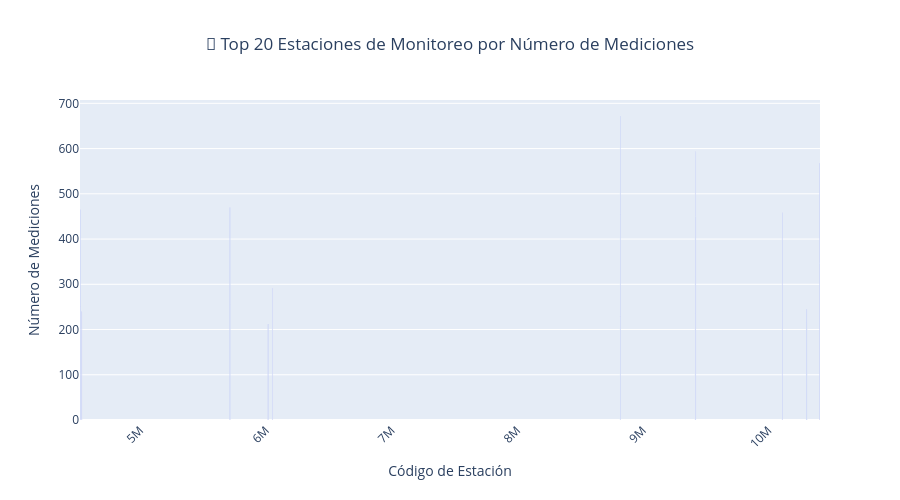
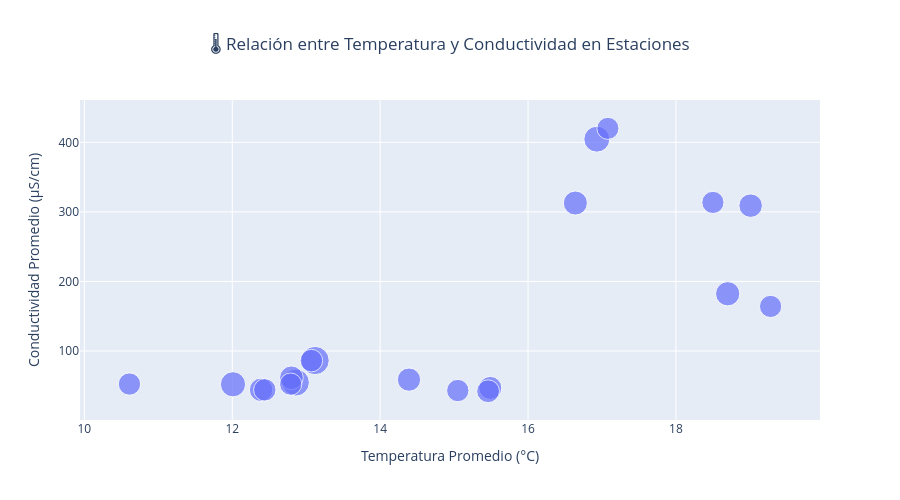
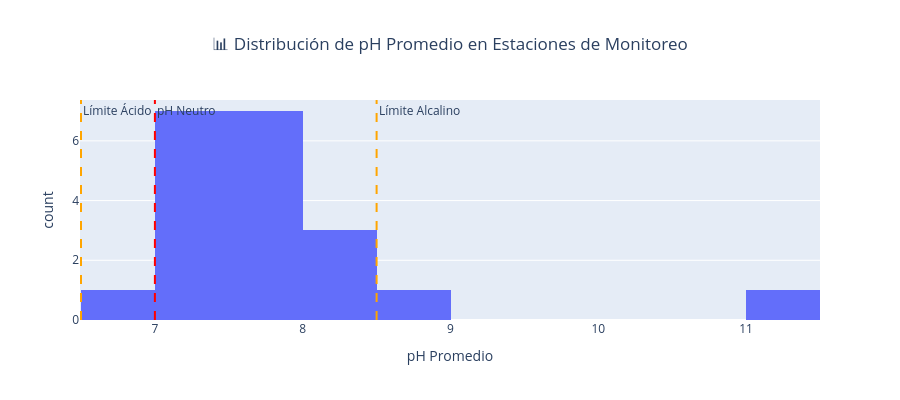

The notebook cell saved with these charts, in order:
### Markdown cell above
## 📈 Análisis Temporal y por Parámetros de Calidad

Analizamos la evolución temporal de los parámetros de calidad del agua y creamos visualizaciones interactivas para identificar tendencias y patrones en los datos de monitoreo.

### ⏳ Importancia del Análisis Temporal

El análisis de series temporales en la calidad del agua es fundamental por:

1. **Detección de cambios graduales**:
   - Tendencias de acidificación o alcalinización (cambios en pH)
   - Aumentos/disminuciones progresivas en conductividad (indicador de mineralización)
   - Alteraciones en patrones de transparencia (eutrofización o mejora)

2. **Identificación de eventos disruptivos**:
   - Episodios de contaminación aguda
   - Efectos de fenómenos climáticos (sequías, inundaciones, El Niño/La Niña)
   - Impactos de cambios en normativas o intervenciones humanas

3. **Evaluación de estacionalidad**:
   - Variaciones cíclicas asociadas a temporadas (verano/invierno)
   - Patrones recurrentes relacionados con actividades humanas
   - Ciclos naturales de los ecosistemas acuáticos

4. **Proyección de tendencias futuras**:
   - Base para modelado predictivo
   - Anticipación de potenciales problemas de calidad
   - Planificación de medidas de mitigación o conservación

### 📊 Metodología de Análisis

En esta sección implementamos:

- **Visualización por estaciones clave**: Análisis de las estaciones con mayor densidad de mediciones
- **Correlaciones entre parámetros**: Estudio de relaciones entre temperatura, pH, conductividad y transparencia
- **Análisis de tendencias decadales**: Agrupación por décadas para observar cambios de largo plazo
- **Gráficos de distribución**: Histogramas y diagramas de dispersión para caracterizar poblaciones de datos

Los resultados de este análisis temporal proporcionarán una dimensión crucial para complementar el análisis espacial realizado previamente, permitiendo una comprensión más completa de la dinámica de la calidad del agua en Chile.

### Code cell
# 📊 Visualización de parámetros de calidad por estación
if df_agua is not None and len(estaciones_summary) > 0:
    
    # Preparar datos para visualización
    print("📊 Creando visualizaciones de calidad del agua...")
    
    # Tomar las 20 estaciones con más mediciones para mejor visualización
    top_20_stations = estaciones_summary.sort_values('FEC_MEDICION_count', ascending=False).head(20)
    
    # Crear gráfico de barras interactivo - Número de mediciones por estación
    fig1 = px.bar(
        top_20_stations,
        x='COD_ESTACION',
        y='FEC_MEDICION_count',
        title='🏢 Top 20 Estaciones de Monitoreo por Número de Mediciones',
        labels={
            'COD_ESTACION': 'Código de Estación',
            'FEC_MEDICION_count': 'Número de Mediciones'
        },
        hover_data=['GLS_ESTACION_first']
    )
    
    fig1.update_layout(
        xaxis_tickangle=-45,
        height=500,
        title_x=0.5
    )
    
    fig1.show()
    
    # Crear scatter plot de temperatura vs conductividad
    if 'Temperatura Temperatura muestra °C_mean' in top_20_stations.columns and 'Conductividad Específica (µS/cm a 25°C)_mean' in top_20_stations.columns:
        
        fig2 = px.scatter(
            top_20_stations,
            x='Temperatura Temperatura muestra °C_mean',
            y='Conductividad Específica (µS/cm a 25°C)_mean',
            size='FEC_MEDICION_count',
            hover_name='GLS_ESTACION_first',
            title='🌡️ Relación entre Temperatura y Conductividad en Estaciones',
            labels={
                'Temperatura Temperatura muestra °C_mean': 'Temperatura Promedio (°C)',
                'Conductividad Específica (µS/cm a 25°C)_mean': 'Conductividad Promedio (µS/cm)',
                'FEC_MEDICION_count': 'Número de Mediciones'
            }
        )
        
        fig2.update_layout(
            height=500,
            title_x=0.5
        )
        
        fig2.show()
    
    # Crear histograma de distribución de pH
    if 'Ph a 25°C_mean' in top_20_stations.columns:
        
        fig3 = px.histogram(
            top_20_stations,
            x='Ph a 25°C_mean',
            nbins=15,
            title='📊 Distribución de pH Promedio en Estaciones de Monitoreo',
            labels={
                'Ph a 25°C_mean': 'pH Promedio',
                'count': 'Número de Estaciones'
            }
        )
        
        # Agregar líneas verticales para rangos de pH
        fig3.add_vline(x=7, line_dash="dash", line_color="red", annotation_text="pH Neutro")
        fig3.add_vline(x=6.5, line_dash="dash", line_color="orange", annotation_text="Límite Ácido")
        fig3.add_vline(x=8.5, line_dash="dash", line_color="orange", annotation_text="Límite Alcalino")
        
        fig3.update_layout(
            height=400,
            title_x=0.5
        )
        
        fig3.show()
    
    print("✅ Visualizaciones creadas exitosamente")
    
else:
    print("❌ No hay datos disponibles para visualización")

### Figure 1 — Plotly figure (JSON) as saved in the notebook; plotly's stock layout.template omitted (floating-point values rounded to 4 significant figures)
{"data": [{"customdata": [["LAGO LLANQUIHUE EN ENSENADA"], ["LAGO VILLARRICA EN PELAGIAL VILLARRICA"], ["EMBALSE RAPEL EN EL MURO (CA)"], ["LAGO VILLARRICA EN SECTOR MOLCO"], ["LAGUNA DE ACULEO FRENTE PUNTILLA LEON"], ["EMBALSE LA PALOMA EN SECTOR MURO"], ["LAGO RANCO EN RIÑINAHUE"], ["EMBALSE LA PALOMA EN SECTOR BRAZO RIO GUATULAME"], ["LAGO RIÑIHUE EN RIÑIHUE"], ["LAGO VILLARRICA EN SECTOR LA POZA"], ["LAGO LANALHUE FRENTE A HOSTERIA"], ["LAGO LANALHUE EN PLAYA BLANCA"], ["LAGO LLANQUIHUE EN PUERTO VARAS"], ["LAGO RIÑIHUE EN ENCO"], ["LAGO LANALHUE EN PUERTO PELECO"], ["LAGO MAIHUE SECTOR CENTRO"], ["LAGO VILLARRICA EN BAHIA PUCON"], ["LAGUNA DE ACULEO FRENTE A CASA DE BOMBAS"], ["EMBALSE LA PALOMA EN SECTOR BRAZO RIO GRANDE"], ["EMBALSE RAPEL EN SECTOR LAS BALSAS"]], "hovertemplate": "Código de Estación=%{x}<br>Número de Mediciones=%{y}<br>GLS_ESTACION_first=%{customdata[0]}<extra></extra>", "legendgroup": "", "marker": {"color": "#636efa", "pattern": {"shape": ""}}, "name": "", "orientation": "v", "showlegend": false, "textposition": "auto", "type": "bar", "x": [10410009, 9420005, 6054001, 9420006, 5716009, 4524006, 10307004, 4537012, 10111004, 9420007, 8822010, 8822011, 10410008, 10111005, 8822009, 10304003, 9420008, 5716008, 4524005, 6019017], "xaxis": "x", "y": [347, 318, 292, 275, 256, 251, 244, 240, 239, 235, 229, 226, 221, 219, 217, 216, 214, 214, 214, 212], "yaxis": "y"}], "layout": {"barmode": "relative", "height": 500, "legend": {"tracegroupgap": 0}, "title": {"text": "🏢 Top 20 Estaciones de Monitoreo por Número de Mediciones", "x": 0.5}, "xaxis": {"anchor": "y", "domain": [0, 1], "tickangle": -45, "title": {"text": "Código de Estación"}}, "yaxis": {"anchor": "x", "domain": [0, 1], "title": {"text": "Número de Mediciones"}}}}

### Figure 2 — Plotly figure (JSON) as saved in the notebook; plotly's stock layout.template omitted (floating-point values rounded to 4 significant figures)
{"data": [{"hovertemplate": "<b>%{hovertext}</b><br><br>Temperatura Promedio (°C)=%{x}<br>Conductividad Promedio (µS/cm)=%{y}<br>Número de Mediciones=%{marker.size}<extra></extra>", "hovertext": ["LAGO LLANQUIHUE EN ENSENADA", "LAGO VILLARRICA EN PELAGIAL VILLARRICA", "EMBALSE RAPEL EN EL MURO (CA)", "LAGO VILLARRICA EN SECTOR MOLCO", "LAGUNA DE ACULEO FRENTE PUNTILLA LEON", "EMBALSE LA PALOMA EN SECTOR MURO", "LAGO RANCO EN RIÑINAHUE", "EMBALSE LA PALOMA EN SECTOR BRAZO RIO GUATULAME", "LAGO RIÑIHUE EN RIÑIHUE", "LAGO VILLARRICA EN SECTOR LA POZA", "LAGO LANALHUE FRENTE A HOSTERIA", "LAGO LANALHUE EN PLAYA BLANCA", "LAGO LLANQUIHUE EN PUERTO VARAS", "LAGO RIÑIHUE EN ENCO", "LAGO LANALHUE EN PUERTO PELECO", "LAGO MAIHUE SECTOR CENTRO", "LAGO VILLARRICA EN BAHIA PUCON", "LAGUNA DE ACULEO FRENTE A CASA DE BOMBAS", "EMBALSE LA PALOMA EN SECTOR BRAZO RIO GRANDE", "EMBALSE RAPEL EN SECTOR LAS BALSAS"], "legendgroup": "", "marker": {"color": "#636efa", "size": [347, 318, 292, 275, 256, 251, 244, 240, 239, 235, 229, 226, 221, 219, 217, 216, 214, 214, 214, 212], "sizemode": "area", "sizeref": 0.8675, "symbol": "circle"}, "mode": "markers", "name": "", "orientation": "v", "showlegend": false, "type": "scatter", "x": [13.12, 12.86, 16.93, 12.01, 18.7, 16.64, 12.8, 19.01, 12.39, 14.39, 15.49, 15.46, 13.07, 12.44, 15.05, 10.61, 12.79, 19.28, 18.5, 17.08], "xaxis": "x", "y": [86.29, 54.65, 404.6, 52.13, 182.3, 312.7, 61.45, 309.0, 44.18, 58.84, 46.96, 42.14, 86.17, 44.13, 43.14, 52.49, 52.35, 164.1, 313.6, 420.1], "yaxis": "y"}], "layout": {"height": 500, "legend": {"itemsizing": "constant", "tracegroupgap": 0}, "title": {"text": "🌡️ Relación entre Temperatura y Conductividad en Estaciones", "x": 0.5}, "xaxis": {"anchor": "y", "domain": [0, 1], "title": {"text": "Temperatura Promedio (°C)"}}, "yaxis": {"anchor": "x", "domain": [0, 1], "title": {"text": "Conductividad Promedio (µS/cm)"}}}}

### Figure 3 — Plotly figure (JSON) as saved in the notebook; plotly's stock layout.template omitted (floating-point values rounded to 4 significant figures)
{"data": [{"bingroup": "x", "hovertemplate": "pH Promedio=%{x}<br>count=%{y}<extra></extra>", "legendgroup": "", "marker": {"color": "#636efa", "pattern": {"shape": ""}}, "name": "", "nbinsx": 15, "orientation": "v", "showlegend": false, "type": "histogram", "x": [7.55, 7.63, 7.93, 7.46, 8.75, 7.99, 7.47, 8.37, 7.34, 7.74, 7.31, 7.02, 7.54, 7.25, 6.91, 7.26, 7.51, 11.35, 8.38, 8.02], "xaxis": "x", "yaxis": "y"}], "layout": {"annotations": [{"showarrow": false, "text": "pH Neutro", "x": 7, "xanchor": "left", "xref": "x", "y": 1, "yanchor": "top", "yref": "y domain"}, {"showarrow": false, "text": "Límite Ácido", "x": 6.5, "xanchor": "left", "xref": "x", "y": 1, "yanchor": "top", "yref": "y domain"}, {"showarrow": false, "text": "Límite Alcalino", "x": 8.5, "xanchor": "left", "xref": "x", "y": 1, "yanchor": "top", "yref": "y domain"}], "barmode": "relative", "height": 400, "legend": {"tracegroupgap": 0}, "shapes": [{"line": {"color": "red", "dash": "dash"}, "type": "line", "x0": 7, "x1": 7, "xref": "x", "y0": 0, "y1": 1, "yref": "y domain"}, {"line": {"color": "orange", "dash": "dash"}, "type": "line", "x0": 6.5, "x1": 6.5, "xref": "x", "y0": 0, "y1": 1, "yref": "y domain"}, {"line": {"color": "orange", "dash": "dash"}, "type": "line", "x0": 8.5, "x1": 8.5, "xref": "x", "y0": 0, "y1": 1, "yref": "y domain"}], "title": {"text": "📊 Distribución de pH Promedio en Estaciones de Monitoreo", "x": 0.5}, "xaxis": {"anchor": "y", "domain": [0, 1], "title": {"text": "pH Promedio"}}, "yaxis": {"anchor": "x", "domain": [0, 1], "title": {"text": "count"}}}}
